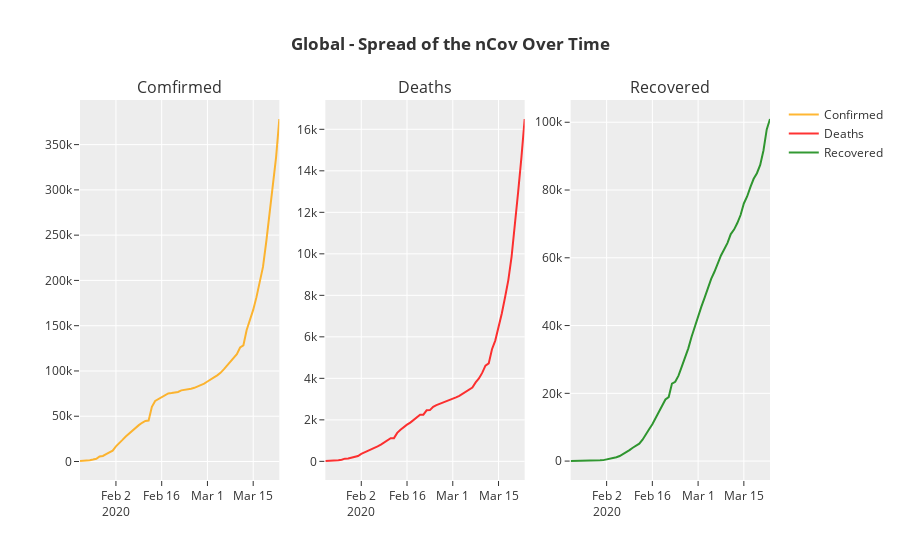

Notebook source saved alongside this figure:
### Markdown cell above
## Global Spread Over Time

### Code cell
global_data_over_time = date_wise_data.groupby('Date')['Confirmed','Deaths','Recovered'].sum().reset_index()

scatterPlotCasesOverTime(global_data_over_time, "<b>Global</b>")
